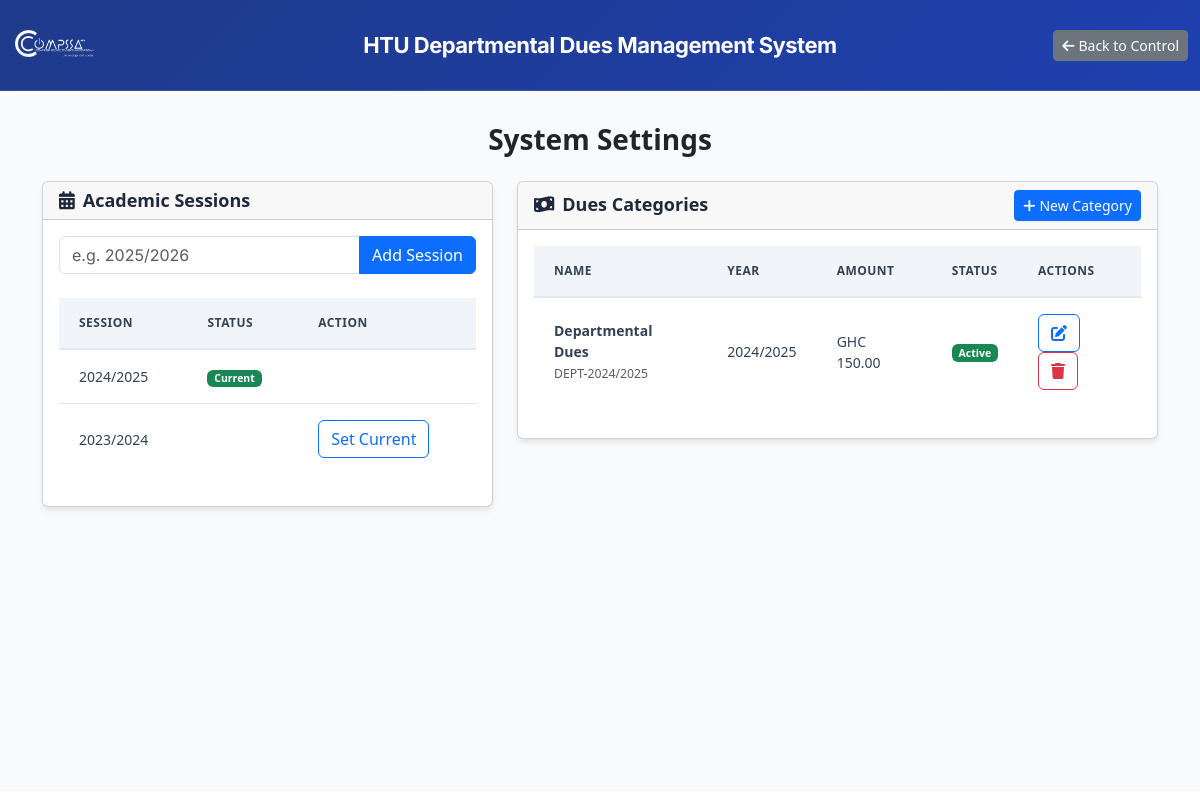
The app's page /windows/settings.php (signed in) with its own data.
### tables this page shows
CREATE TABLE academic_sessions (
    session_id INT PRIMARY KEY AUTO_INCREMENT,
    session_name VARCHAR(20) NOT NULL UNIQUE,
    is_current BOOLEAN DEFAULT FALSE,
    created_at TIMESTAMP DEFAULT CURRENT_TIMESTAMP
);

CREATE TABLE dues (
    due_id INT PRIMARY KEY AUTO_INCREMENT,
    due_name VARCHAR(100) NOT NULL,
    due_code VARCHAR(50) NOT NULL UNIQUE,
    programme_id INT NULL,
    amount DECIMAL(10,2) NOT NULL,
    academic_year VARCHAR(20),
    is_mandatory BOOLEAN DEFAULT TRUE,
    status ENUM('Active', 'Inactive') DEFAULT 'Active',
    created_by INT NULL,
    created_at TIMESTAMP DEFAULT CURRENT_TIMESTAMP,
    FOREIGN KEY (created_by) REFERENCES users(user_id),
    FOREIGN KEY (programme_id) REFERENCES programmes(programme_id)
);

### includes/functions.php (called while the page is built, shortened)
<?php
function formatCurrency($amount) {
    return 'GHC ' . number_format($amount, 2);
}
?>

### windows/settings.php (the view, shortened to what this page needs)
<?php
require_once '../includes/functions.php';
try {
    $pdo = getDBConnection();
    $sessions = $pdo->query("SELECT * FROM academic_sessions ORDER BY session_name DESC")->fetchAll();
    $dues = $pdo->query("SELECT d.*, p.programme_name
                         FROM dues d
                         LEFT JOIN programmes p ON d.programme_id = p.programme_id
                         ORDER BY d.academic_year DESC, d.due_name")->fetchAll();
} catch (PDOException $e) {
    $error_message = 'Data fetching failed: ' . $e->getMessage();
}
?>
<!DOCTYPE html>
<html lang="en">
<head>
    <link rel="stylesheet" href="../css/style.css">
    <link href="https://cdn.jsdelivr.net/npm/bootstrap@5.3.0/dist/css/bootstrap.min.css" rel="stylesheet">
    <link href="https://cdnjs.cloudflare.com/ajax/libs/font-awesome/6.0.0/css/all.min.css" rel="stylesheet">
</head>
<body>
    <header class="app-header">
        <div class="container-fluid">
            <div class="row align-items-center">
                <div class="col-md-2">
                    <img src="../assets/compssa_logo.png" alt="COMPSSA Logo" class="logo">
                </div>
                <div class="col-md-8 text-center">
                    <h1 class="app-title"><?php echo APP_NAME; ?></h1>
                </div>
                <div class="col-md-2 text-end">
                    <a href="control.php" class="btn btn-secondary btn-sm">
                        <i class="fas fa-arrow-left me-1"></i>Back to Control
                    </a>
                </div>
            </div>
        </div>
    </header>
    <main class="main-content">
        <div class="container">
            <div class="row">
                <div class="col-12">
                    <h2 class="text-center mb-4" style="color: var(--blue); font-size: 28px; font-weight: bold;">
                        System Settings
                    </h2>
                    <div class="row">
                        <div class="col-md-5">
                            <div class="card mb-4">
                                <div class="card-header">
                                    <h5 class="mb-0"><i class="fas fa-calendar-alt me-2"></i>Academic Sessions</h5>
                                </div>
                                <div class="card-body">
                                    <form method="POST" class="mb-3">
                                        <div class="input-group">
                                            <input type="text" name="session_name" class="form-control" placeholder="e.g. 2025/2026" required>
                                            <button type="submit" class="btn btn-primary">Add Session</button>
                                        </div>
                                    </form>
                                    <div class="table-responsive">
                                        <table class="table table-sm table-hover">
                                            <thead>
                                                <tr>
                                                    <th>Session</th>
                                                    <th>Status</th>
                                                    <th>Action</th>
                                                </tr>
                                            </thead>
                                            <tbody>
                                                <?php foreach ($sessions as $session): ?>
                                                    <tr>
                                                        <td><?php echo $session['session_name']; ?></td>
                                                        <td>
                                                            <?php if ($session['is_current']): ?>
                                                                <span class="badge bg-success">Current</span>
                                                            <?php endif; ?>
                                                        </td>
                                                        <td>
                                                            <?php if (!$session['is_current']): ?>
                                                                <form method="POST">
                                                                    <button type="submit" class="btn btn-xs btn-outline-primary">Set Current</button>
                                                                </form>
                                                            <?php endif; ?>
                                                        </td>
                                                    </tr>
                                                <?php endforeach; ?>
                                            </tbody>
                                        </table>
                                    </div>
                                </div>
                            </div>
                        </div>
                        <div class="col-md-7">
                            <div class="card mb-4">
                                <div class="card-header d-flex justify-content-between align-items-center">
                                    <h5 class="mb-0"><i class="fas fa-money-bill-wave me-2"></i>Dues Categories</h5>
                                    <button class="btn btn-sm btn-primary" data-bs-toggle="modal" data-bs-target="#addDueModal">
                                        <i class="fas fa-plus me-1"></i>New Category
                                    </button>
                                </div>
                                <div class="card-body">
                                    <div class="table-responsive">
                                        <table class="table table-sm table-hover">
                                            <thead>
                                                <tr>
                                                    <th>Name</th>
                                                    <th>Year</th>
                                                    <th>Amount</th>
                                                    <th>Status</th>
                                                    <th>Actions</th>
                                                </tr>
                                            </thead>
                                            <tbody>
                                                <?php foreach ($dues as $due): ?>
                                                    <tr>
                                                        <td>
                                                            <div class="fw-bold"><?php echo $due['due_name']; ?></div>
                                                            <small class="text-muted"><?php echo $due['due_code']; ?></small>
                                                        </td>
                                                        <td><?php echo $due['academic_year']; ?></td>
                                                        <td><?php echo formatCurrency($due['amount']); ?></td>
                                                        <td>
                                                            <span class="badge bg-<?php echo $due['status'] == 'Active' ? 'success' : 'secondary'; ?>">
                                                                <?php echo $due['status']; ?>
                                                            </span>
                                                        </td>
                                                        <td>
                                                            <button class="btn btn-xs btn-outline-primary" onclick='editDue(<?php echo json_encode($due); ?>)'>
                                                                <i class="fas fa-edit"></i>
                                                            </button>
                                                            <button class="btn btn-xs btn-outline-danger" onclick='deleteDue(<?php echo $due["due_id"]; ?>)'>
                                                                <i class="fas fa-trash"></i>
                                                            </button>
                                                        </td>
                                                    </tr>
                                                <?php endforeach; ?>
                                            </tbody>
                                        </table>
                                    </div>
                                </div>
                            </div>
                        </div>
                    </div>
                </div>
            </div>
        </div>
    </main>
</body>
</html>

### css/style.css (style rules this page uses)
:root { --rich-blue: #1e3a8a; --rich-blue-hover: #1e40af; --rich-blue-light: #3b82f6; --pale-gray: #f8fafc; --gray-100: #f1f5f9; --gray-200: #e2e8f0; --gray-300: #cbd5e1; --gray-400: #94a3b8; --gray-600: #475569; --gray-700: #334155; --gray-800: #1e293b; --success: #10b981; --success-light: #d1fae5; --warning: #f59e0b; --warning-light: #fef3c7; --danger: #ef4444; --danger-light: #fee2e2; --info: #3b82f6; --info-light: #dbeafe; --shadow-sm: 0 1px 2px 0 rgba(0, 0, 0, 0.05); --shadow-md: 0 4px 6px -1px rgba(0, 0, 0, 0.1); --shadow-lg: 0 10px 15px -3px rgba(0, 0, 0, 0.1); --shadow-xl: 0 20px 25px -5px rgba(0, 0, 0, 0.1); --radius-sm: 6px; --radius-md: 10px; --radius-lg: 16px; --radius-xl: 20px; }
* { margin: 0; padding: 0; box-sizing: border-box; }
body { font-family: 'Inter', -apple-system, BlinkMacSystemFont, 'Segoe UI', sans-serif; font-size: 15px; line-height: 1.6; color: var(--gray-700); background-color: var(--pale-gray); -webkit-font-smoothing: antialiased; -moz-osx-font-smoothing: grayscale; }
.app-header { background: linear-gradient(135deg, var(--rich-blue) 0%, #1e40af 100%); color: white; padding: 0px 0; box-shadow: var(--shadow-md); border-bottom: 1px solid rgba(255, 255, 255, 0.1); }
.logo { max-height: 90px; width: auto; filter: brightness(0) invert(1); }
.app-title { font-family: 'Inter', sans-serif; font-size: 22px; font-weight: 700; color: white; margin: 0; letter-spacing: -0.5px; }
.main-content { min-height: calc(100vh - 100px); padding: 32px 0; background-color: var(--pale-gray); }
.form-control { border: 1.5px solid var(--gray-300); border-radius: var(--radius-md); padding: 12px 16px; font-size: 15px; background: white; transition: all 0.2s ease; color: var(--gray-700); font-family: 'Inter', sans-serif; }
.form-control::placeholder { color: var(--gray-400); }
.input-group { margin-bottom: 24px; }
.btn { font-family: 'Inter', sans-serif; font-weight: 600; padding: 12px 24px; border-radius: var(--radius-md); font-size: 15px; transition: all 0.2s ease; border: none; cursor: pointer; display: inline-flex; align-items: center; justify-content: center; gap: 8px; }
.btn-primary { background: var(--rich-blue); color: white; box-shadow: var(--shadow-sm); }
.btn-secondary { background: white; color: var(--rich-blue); border: 1.5px solid var(--gray-300); }
.btn-outline-primary { background: transparent; color: var(--rich-blue); border: 1.5px solid var(--rich-blue); }
.btn-sm { padding: 8px 16px; font-size: 13px; }
.table { margin-bottom: 0; font-size: 14px; }
.table thead th { background-color: var(--gray-100); color: var(--gray-700); font-weight: 700; border: none; padding: 16px 20px; text-transform: uppercase; font-size: 12px; letter-spacing: 0.5px; border-bottom: 2px solid var(--gray-200); }
.table tbody td { padding: 16px 20px; color: var(--gray-700); border-bottom: 1px solid var(--gray-200); vertical-align: middle; }
.table tbody tr { transition: background-color 0.15s ease; }
.table tbody tr:last-child td { border-bottom: none; }
.badge { padding: 6px 12px; border-radius: 6px; font-size: 12px; font-weight: 600; display: inline-block; }
.card { border: 1px solid var(--gray-200); border-radius: var(--radius-lg); box-shadow: var(--shadow-md); margin-bottom: 24px; background: white; overflow: hidden; transition: all 0.2s ease; }
.card-header { background: white; color: var(--gray-800); font-weight: 700; border-radius: 0; padding: 20px 24px; border-bottom: 2px solid var(--gray-200); font-size: 18px; }
.card-header h5 { color: var(--gray-800); font-weight: 700; margin: 0; font-size: 18px; }
.card-body { padding: 24px; }
.text-muted { color: var(--gray-600) !important; }
* { transition-timing-function: cubic-bezier(0.4, 0, 0.2, 1); }

### records on screen
academic_sessions: session_name "2024/2025", is_current "Current"
academic_sessions: session_name "2023/2024"
dues: due_name "Departmental Dues", due_code "DEPT-2024/2025", academic_year "2024/2025", amount "GHC 150.00", status "Active"

### other values on screen
APP_NAME "HTU Departmental Dues Management System"
